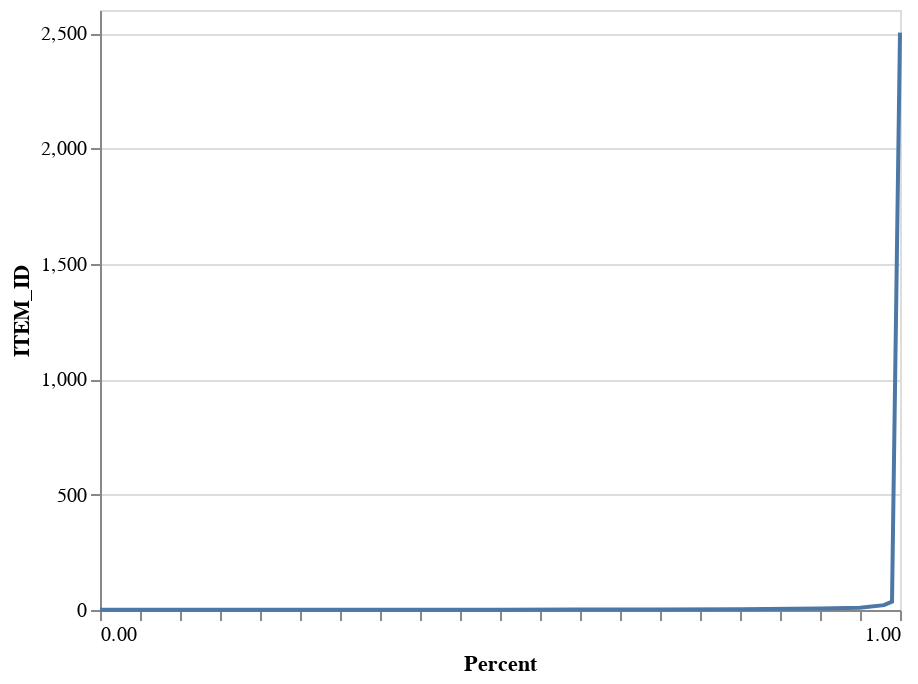

Notebook code cell kept with this figure:
### Markdown cell above
As we can see, only about 20% of users have rated 5 or more items.

### Code cell
helper.draw_quantile(df_interactions, 'ITEM_ID', quantiles=quantiles)

### Figure 1 — Vega-Lite specification as saved in the notebook (floating-point values rounded to 4 significant figures)
{"config": {"view": {"continuousWidth": 400, "continuousHeight": 300}}, "data": {"name": "data-0ac2ce4165a493806a092663ce8ecd67"}, "mark": "line", "encoding": {"x": {"type": "quantitative", "axis": {"grid": false, "labelExpr": "datum.value % 1 ? null : datum.label", "tickCount": 17}, "field": "Percent"}, "y": {"type": "quantitative", "field": "ITEM_ID"}}, "$schema": "https://vega.github.io/schema/vega-lite/v4.8.1.json", "datasets": {"data-0ac2ce4165a493806a092663ce8ecd67": [{"ITEM_ID": 1.0, "Percent": 0.0}, {"ITEM_ID": 1.0, "Percent": 0.01}, {"ITEM_ID": 1.0, "Percent": 0.02}, {"ITEM_ID": 1.0, "Percent": 0.05}, {"ITEM_ID": 1.0, "Percent": 0.1}, {"ITEM_ID": 1.0, "Percent": 0.2}, {"ITEM_ID": 1.0, "Percent": 0.3}, {"ITEM_ID": 1.0, "Percent": 0.4}, {"ITEM_ID": 1.0, "Percent": 0.5}, {"ITEM_ID": 2.0, "Percent": 0.6}, {"ITEM_ID": 2.0, "Percent": 0.7}, {"ITEM_ID": 3.0, "Percent": 0.8}, {"ITEM_ID": 6.0, "Percent": 0.9}, {"ITEM_ID": 10.0, "Percent": 0.95}, {"ITEM_ID": 21.0, "Percent": 0.98}, {"ITEM_ID": 36.0, "Percent": 0.99}, {"ITEM_ID": 2502.0, "Percent": 1.0}]}}
